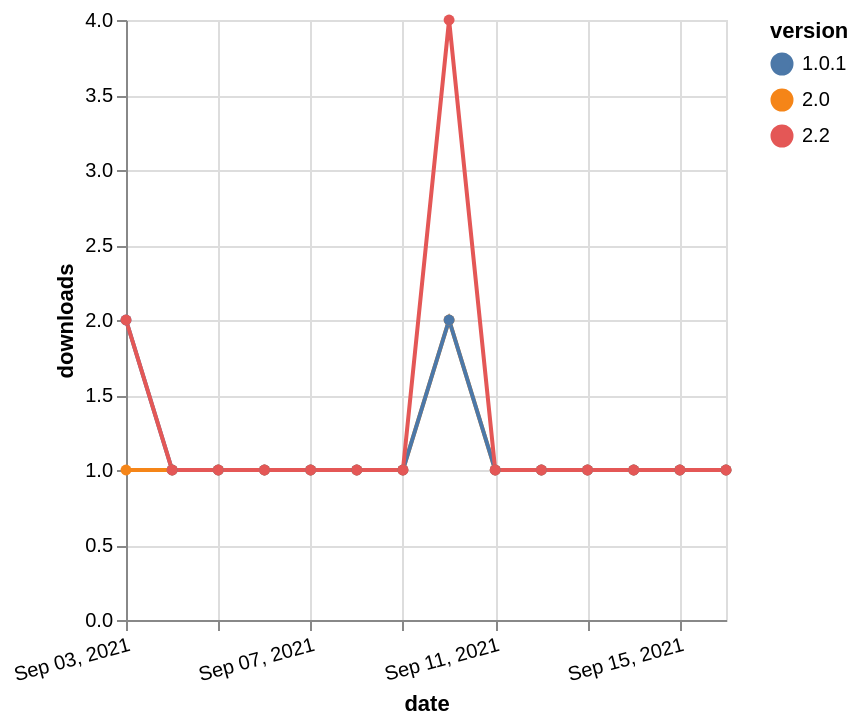

Specify this chart in Vega-Lite:
### Vega-Lite specification from a JSON file in a GitHub repository (floating-point values rounded to 4 significant figures)
{"$schema": "https://vega.github.io/schema/vega-lite/v5.json", "description": "A simple bar chart with embedded data.", "data": {"values": [{"date": "2021-09-03", "total": 197, "delta": 1, "version": "2.0"}, {"date": "2021-09-04", "total": 198, "delta": 1, "version": "2.0"}, {"date": "2021-09-05", "total": 199, "delta": 1, "version": "2.0"}, {"date": "2021-09-06", "total": 200, "delta": 1, "version": "2.0"}, {"date": "2021-09-07", "total": 201, "delta": 1, "version": "2.0"}, {"date": "2021-09-08", "total": 202, "delta": 1, "version": "2.0"}, {"date": "2021-09-09", "total": 203, "delta": 1, "version": "2.0"}, {"date": "2021-09-10", "total": 205, "delta": 2, "version": "2.0"}, {"date": "2021-09-11", "total": 206, "delta": 1, "version": "2.0"}, {"date": "2021-09-12", "total": 207, "delta": 1, "version": "2.0"}, {"date": "2021-09-13", "total": 208, "delta": 1, "version": "2.0"}, {"date": "2021-09-14", "total": 209, "delta": 1, "version": "2.0"}, {"date": "2021-09-15", "total": 210, "delta": 1, "version": "2.0"}, {"date": "2021-09-16", "total": 211, "delta": 1, "version": "2.0"}, {"date": "2021-09-03", "total": 202, "delta": 2, "version": "1.0.1"}, {"date": "2021-09-04", "total": 203, "delta": 1, "version": "1.0.1"}, {"date": "2021-09-05", "total": 204, "delta": 1, "version": "1.0.1"}, {"date": "2021-09-06", "total": 205, "delta": 1, "version": "1.0.1"}, {"date": "2021-09-07", "total": 206, "delta": 1, "version": "1.0.1"}, {"date": "2021-09-08", "total": 207, "delta": 1, "version": "1.0.1"}, {"date": "2021-09-09", "total": 208, "delta": 1, "version": "1.0.1"}, {"date": "2021-09-10", "total": 210, "delta": 2, "version": "1.0.1"}, {"date": "2021-09-11", "total": 211, "delta": 1, "version": "1.0.1"}, {"date": "2021-09-12", "total": 212, "delta": 1, "version": "1.0.1"}, {"date": "2021-09-13", "total": 213, "delta": 1, "version": "1.0.1"}, {"date": "2021-09-14", "total": 214, "delta": 1, "version": "1.0.1"}, {"date": "2021-09-15", "total": 215, "delta": 1, "version": "1.0.1"}, {"date": "2021-09-16", "total": 216, "delta": 1, "version": "1.0.1"}, {"date": "2021-09-03", "total": 64, "delta": 2, "version": "2.2"}, {"date": "2021-09-04", "total": 65, "delta": 1, "version": "2.2"}, {"date": "2021-09-05", "total": 66, "delta": 1, "version": "2.2"}, {"date": "2021-09-06", "total": 67, "delta": 1, "version": "2.2"}, {"date": "2021-09-07", "total": 68, "delta": 1, "version": "2.2"}, {"date": "2021-09-08", "total": 69, "delta": 1, "version": "2.2"}, {"date": "2021-09-09", "total": 70, "delta": 1, "version": "2.2"}, {"date": "2021-09-10", "total": 74, "delta": 4, "version": "2.2"}, {"date": "2021-09-11", "total": 75, "delta": 1, "version": "2.2"}, {"date": "2021-09-12", "total": 76, "delta": 1, "version": "2.2"}, {"date": "2021-09-13", "total": 77, "delta": 1, "version": "2.2"}, {"date": "2021-09-14", "total": 78, "delta": 1, "version": "2.2"}, {"date": "2021-09-15", "total": 79, "delta": 1, "version": "2.2"}, {"date": "2021-09-16", "total": 80, "delta": 1, "version": "2.2"}]}, "width": "container", "mark": {"type": "line", "point": {"filled": true}}, "encoding": {"x": {"field": "date", "type": "temporal", "timeUnit": "yearmonthdate", "title": "date", "axis": {"labelAngle": -15}}, "y": {"field": "delta", "type": "quantitative", "title": "downloads"}, "color": {"field": "version", "type": "nominal"}, "tooltip": {"field": "delta"}}}
